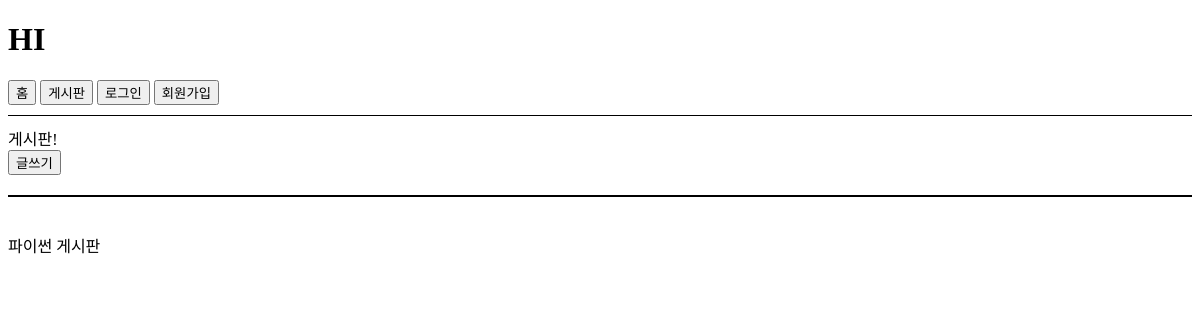
Page /board/ on the earlier database version.
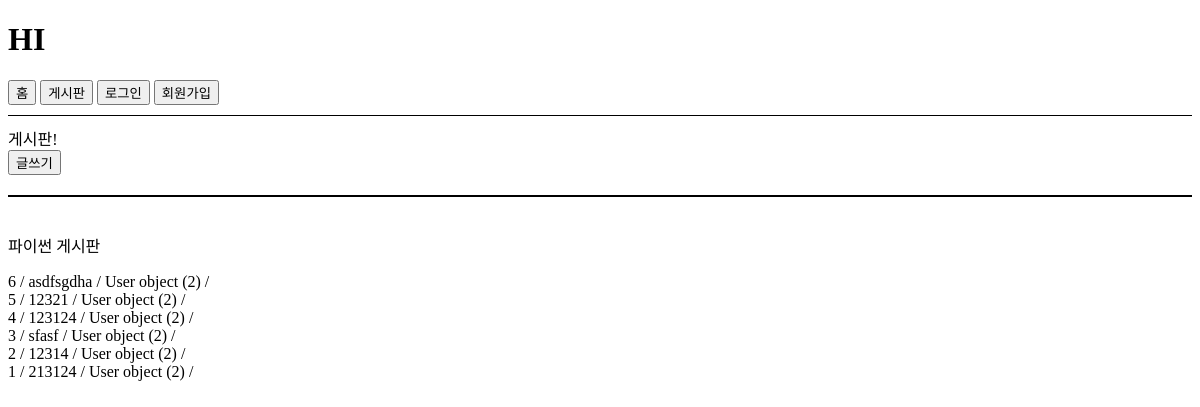
Same page on the later database version.
### board/models.py (models this page shows, shortened)
class Board(models.Model) :
    title = models.CharField(max_length=64, verbose_name='글 제목')
    contents = models.TextField(verbose_name='글 내용')
    writer = models.ForeignKey('user.User', on_delete=models.CASCADE, verbose_name='작성자')
    write_dttm = models.DateTimeField(auto_now_add=True, verbose_name='글 작성일')
    update_dttm = models.DateTimeField(auto_now=True, verbose_name='마지막 수정일')
    hits = models.PositiveIntegerField(default=0, verbose_name='조회수')
    class Meta :
        db_table = 'board'
        verbose_name = '게시판'
        verbose_name_plural = '게시판'

### user/models.py (models this page shows, shortened)
class User(models.Model) :
    user_id = models.CharField(max_length=32, unique=True, verbose_name='유저 아이디')
    user_pw = models.CharField(max_length=128, verbose_name='유저 비밀번호')
    user_name = models.CharField(max_length=16, unique=True, verbose_name='유저 이름')
    user_email = models.EmailField(max_length=128, unique=True, verbose_name='유저 이메일')
    user_register_dttm = models.DateField(auto_now_add=True, verbose_name='계정 생성시간')
    class Meta: # DB 테이블명 지정해주는 옵션
        db_table = 'user' # 테이블명 지정
        verbose_name = '유저' # 해당 테이블의 닉네임
        verbose_name_plural = '유저' # 복수형 막아줌

### board/views.py (the view)
# urls.py: path('', views.board_list, name='board_list'),
def board_list(request):
    login_session = request.session.get('login_session', '')
    context = {'login_session' : login_session}
    boards = Board.objects.all().order_by('-id')
    context['boards'] = boards
    return render(request, 'board/board_list.html', context)

### board/templates/board/board_list.html
{% extends 'healf/index.html' %}
{% block contents %}
<div>게시판!</div>
<div><a href="{% url 'board:board_write' %}"><button>글쓰기</button></a></div>
<div style="border : 1px #000 solid; margin : 20px 0px;"></div>
<div class="board" style="display : flex">
    <div class="py-board" style="width : 50%">
        <p> 파이썬 게시판 </p>
        {%  for board in boards %}
        {% if board %}
        <div> {{board.id}} / {{ board.title }} / {{ board.writer }} / {{ board.wrtie_dttm }}</div>
        {% endif %}
        {% endfor %}
    </div>
</div>
{% endblock contents %}

### healf/templates/healf/index.html (shortened to what this page needs)
<!DOCTYPE html>
<html lang="ko">
    <head>
    </head>
    <body>
        <h1>HI</h1>
        <a href=""><button>홈</button></a>
        <a href="{% url 'board:board_list' %}"><button>게시판</button></a>
        {% if login_session %}
        logged by {{ user }} <br>
        <a href="{% url 'user:logout' %}"><button>로그아웃</button></a>
        {% else %}
        <a href="{% url 'user:login' %}"><button>로그인</button></a>
        <a href="{% url 'user:register' %}"><button>회원가입</button></a>
        {% endif %}
        <div style="border-bottom: 1px solid #000; margin : 10px 0px;"></div>
        {% block contents %}
        {% endblock contents %}
    </body>
</html>

Differences in the rows shown:
added Board: id "6", title "asdfsgdha", writer "User object (2)"
added Board: id "5", title "12321", writer "User object (2)"
added Board: id "4", title "123124", writer "User object (2)"
added Board: id "3", title "sfasf", writer "User object (2)"
added Board: id "2", title "12314", writer "User object (2)"
added Board: id "1", title "213124", writer "User object (2)"
